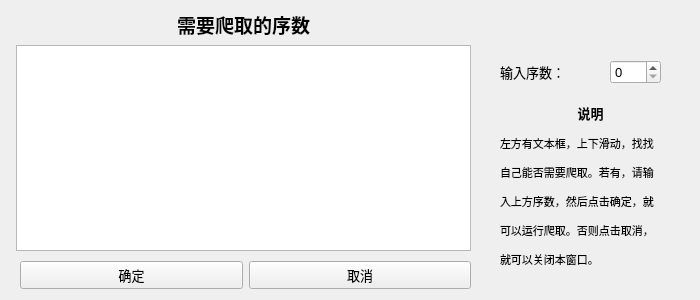
<?xml version="1.0" encoding="UTF-8"?>
<ui version="4.0">
 <class>spider</class>
 <widget class="QWizardPage" name="spider">
  <property name="geometry">
   <rect>
    <x>0</x>
    <y>0</y>
    <width>700</width>
    <height>300</height>
   </rect>
  </property>
  <property name="minimumSize">
   <size>
    <width>700</width>
    <height>300</height>
   </size>
  </property>
  <property name="maximumSize">
   <size>
    <width>700</width>
    <height>300</height>
   </size>
  </property>
  <property name="font">
   <font>
    <pointsize>10</pointsize>
    <weight>50</weight>
    <bold>false</bold>
   </font>
  </property>
  <property name="windowTitle">
   <string>WizardPage</string>
  </property>
  <property name="title">
   <string/>
  </property>
  <widget class="QWidget" name="formLayoutWidget">
   <property name="geometry">
    <rect>
     <x>10</x>
     <y>10</y>
     <width>461</width>
     <height>241</height>
    </rect>
   </property>
   <layout class="QFormLayout" name="formLayout">
    <item row="1" column="1">
     <widget class="QLabel" name="label">
      <property name="text">
       <string>&lt;html&gt;&lt;head/&gt;&lt;body&gt;&lt;p align=&quot;center&quot;&gt;&lt;span style=&quot; font-size:14pt; font-weight:600;&quot;&gt;需要爬取的序数&lt;/span&gt;&lt;/p&gt;&lt;/body&gt;&lt;/html&gt;</string>
      </property>
      <property name="textFormat">
       <enum>Qt::RichText</enum>
      </property>
      <property name="scaledContents">
       <bool>false</bool>
      </property>
      <property name="alignment">
       <set>Qt::AlignCenter</set>
      </property>
      <property name="textInteractionFlags">
       <set>Qt::LinksAccessibleByMouse</set>
      </property>
     </widget>
    </item>
    <item row="2" column="1">
     <widget class="QTextEdit" name="textEdit"/>
    </item>
   </layout>
  </widget>
  <widget class="QWidget" name="horizontalLayoutWidget">
   <property name="geometry">
    <rect>
     <x>20</x>
     <y>260</y>
     <width>451</width>
     <height>31</height>
    </rect>
   </property>
   <layout class="QHBoxLayout" name="horizontalLayout">
    <item>
     <widget class="QPushButton" name="pushButton">
      <property name="text">
       <string>确定</string>
      </property>
     </widget>
    </item>
    <item>
     <widget class="QPushButton" name="pushButton_2">
      <property name="text">
       <string>取消</string>
      </property>
     </widget>
    </item>
   </layout>
  </widget>
  <widget class="QLabel" name="label_3">
   <property name="geometry">
    <rect>
     <x>500</x>
     <y>100</y>
     <width>181</width>
     <height>171</height>
    </rect>
   </property>
   <property name="text">
    <string>&lt;html&gt;&lt;head/&gt;&lt;body&gt;&lt;p align=&quot;center&quot;&gt;&lt;span style=&quot; font-size:10pt; font-weight:600;&quot;&gt;说明&lt;/span&gt;&lt;/p&gt;&lt;p align=&quot;justify&quot;&gt;&lt;span style=&quot; font-size:8pt;&quot;&gt;左方有文本框，上下滑动，找找&lt;/span&gt;&lt;/p&gt;&lt;p align=&quot;justify&quot;&gt;&lt;span style=&quot; font-size:8pt;&quot;&gt;自己能否需要爬取。若有，请输&lt;/span&gt;&lt;/p&gt;&lt;p align=&quot;justify&quot;&gt;&lt;span style=&quot; font-size:8pt;&quot;&gt;入上方序数，然后点击确定，就&lt;/span&gt;&lt;/p&gt;&lt;p align=&quot;justify&quot;&gt;&lt;span style=&quot; font-size:8pt;&quot;&gt;可以运行爬取。否则点击取消，&lt;/span&gt;&lt;/p&gt;&lt;p align=&quot;justify&quot;&gt;&lt;span style=&quot; font-size:8pt;&quot;&gt;就可以关闭本窗口。&lt;/span&gt;&lt;/p&gt;&lt;/body&gt;&lt;/html&gt;</string>
   </property>
   <property name="textFormat">
    <enum>Qt::AutoText</enum>
   </property>
   <property name="scaledContents">
    <bool>false</bool>
   </property>
   <property name="textInteractionFlags">
    <set>Qt::LinksAccessibleByMouse|Qt::TextEditable|Qt::TextEditorInteraction|Qt::TextSelectableByKeyboard|Qt::TextSelectableByMouse</set>
   </property>
  </widget>
  <widget class="QLabel" name="label_2">
   <property name="geometry">
    <rect>
     <x>500</x>
     <y>60</y>
     <width>103</width>
     <height>24</height>
    </rect>
   </property>
   <property name="text">
    <string>输入序数：  </string>
   </property>
  </widget>
  <widget class="QSpinBox" name="spinBox">
   <property name="geometry">
    <rect>
     <x>610</x>
     <y>60</y>
     <width>51</width>
     <height>24</height>
    </rect>
   </property>
  </widget>
 </widget>
 <resources/>
 <connections/>
</ui>
